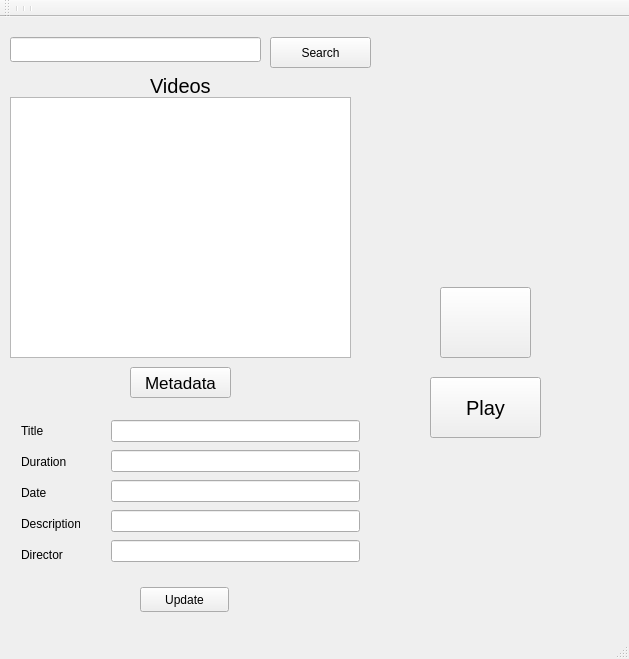
<?xml version="1.0" encoding="UTF-8"?>
<ui version="4.0">
 <class>MainWindow</class>
 <widget class="QMainWindow" name="MainWindow">
  <property name="geometry">
   <rect>
    <x>0</x>
    <y>0</y>
    <width>629</width>
    <height>659</height>
   </rect>
  </property>
  <property name="windowTitle">
   <string>MainWindow</string>
  </property>
  <widget class="QWidget" name="centralWidget">
   <widget class="QPushButton" name="upload">
    <property name="geometry">
     <rect>
      <x>440</x>
      <y>270</y>
      <width>91</width>
      <height>71</height>
     </rect>
    </property>
    <property name="text">
     <string/>
    </property>
    <property name="icon">
     <iconset resource="resources.qrc">
      <normaloff>:/images/icons/upload.png</normaloff>:/images/icons/upload.png</iconset>
    </property>
    <property name="iconSize">
     <size>
      <width>60</width>
      <height>60</height>
     </size>
    </property>
   </widget>
   <widget class="QPushButton" name="pushButton_2">
    <property name="geometry">
     <rect>
      <x>270</x>
      <y>20</y>
      <width>101</width>
      <height>31</height>
     </rect>
    </property>
    <property name="text">
     <string>Search</string>
    </property>
    <property name="icon">
     <iconset resource="resources.qrc">
      <normaloff>:/images/icons/search.png</normaloff>:/images/icons/search.png</iconset>
    </property>
   </widget>
   <widget class="QLabel" name="label">
    <property name="geometry">
     <rect>
      <x>360</x>
      <y>50</y>
      <width>251</width>
      <height>161</height>
     </rect>
    </property>
    <property name="text">
     <string/>
    </property>
    <property name="pixmap">
     <pixmap resource="resources.qrc">:/KDM/icons/KDM.png</pixmap>
    </property>
    <property name="scaledContents">
     <bool>true</bool>
    </property>
   </widget>
   <widget class="QPushButton" name="pushButton_3">
    <property name="geometry">
     <rect>
      <x>430</x>
      <y>360</y>
      <width>111</width>
      <height>61</height>
     </rect>
    </property>
    <property name="font">
     <font>
      <pointsize>15</pointsize>
     </font>
    </property>
    <property name="text">
     <string>Play</string>
    </property>
    <property name="icon">
     <iconset resource="resources.qrc">
      <normaloff>:/images/icons/play.png</normaloff>:/images/icons/play.png</iconset>
    </property>
    <property name="iconSize">
     <size>
      <width>40</width>
      <height>40</height>
     </size>
    </property>
   </widget>
   <widget class="QLineEdit" name="lineEdit">
    <property name="geometry">
     <rect>
      <x>10</x>
      <y>20</y>
      <width>251</width>
      <height>25</height>
     </rect>
    </property>
   </widget>
   <widget class="QListWidget" name="listWidget">
    <property name="geometry">
     <rect>
      <x>10</x>
      <y>80</y>
      <width>341</width>
      <height>261</height>
     </rect>
    </property>
   </widget>
   <widget class="QPushButton" name="pushButton">
    <property name="geometry">
     <rect>
      <x>140</x>
      <y>570</y>
      <width>89</width>
      <height>25</height>
     </rect>
    </property>
    <property name="text">
     <string>Update</string>
    </property>
    <property name="icon">
     <iconset resource="resources.qrc">
      <normaloff>:/images/icons/update.png</normaloff>:/images/icons/update.png</iconset>
    </property>
    <property name="iconSize">
     <size>
      <width>20</width>
      <height>20</height>
     </size>
    </property>
   </widget>
   <widget class="QLabel" name="label_3">
    <property name="geometry">
     <rect>
      <x>150</x>
      <y>60</y>
      <width>67</width>
      <height>17</height>
     </rect>
    </property>
    <property name="font">
     <font>
      <family>Ubuntu</family>
      <pointsize>15</pointsize>
     </font>
    </property>
    <property name="text">
     <string>Videos</string>
    </property>
   </widget>
   <widget class="QPushButton" name="pushButton_4">
    <property name="geometry">
     <rect>
      <x>130</x>
      <y>350</y>
      <width>101</width>
      <height>31</height>
     </rect>
    </property>
    <property name="font">
     <font>
      <pointsize>13</pointsize>
     </font>
    </property>
    <property name="text">
     <string>Metadata</string>
    </property>
    <property name="icon">
     <iconset resource="resources.qrc">
      <normaloff>:/images/icons/metadata.png</normaloff>:/images/icons/metadata.png</iconset>
    </property>
    <property name="iconSize">
     <size>
      <width>20</width>
      <height>20</height>
     </size>
    </property>
   </widget>
   <widget class="QWidget" name="layoutWidget">
    <property name="geometry">
     <rect>
      <x>10</x>
      <y>390</y>
      <width>81</width>
      <height>171</height>
     </rect>
    </property>
    <layout class="QVBoxLayout" name="verticalLayout">
     <item>
      <widget class="QLabel" name="label_4">
       <property name="text">
        <string>Title</string>
       </property>
      </widget>
     </item>
     <item>
      <widget class="QLabel" name="label_5">
       <property name="text">
        <string>Duration</string>
       </property>
      </widget>
     </item>
     <item>
      <widget class="QLabel" name="label_7">
       <property name="text">
        <string>Date</string>
       </property>
      </widget>
     </item>
     <item>
      <widget class="QLabel" name="label_8">
       <property name="text">
        <string>Description</string>
       </property>
      </widget>
     </item>
     <item>
      <widget class="QLabel" name="label_6">
       <property name="text">
        <string>Director</string>
       </property>
      </widget>
     </item>
    </layout>
   </widget>
   <widget class="QWidget" name="layoutWidget">
    <property name="geometry">
     <rect>
      <x>100</x>
      <y>390</y>
      <width>271</width>
      <height>171</height>
     </rect>
    </property>
    <layout class="QVBoxLayout" name="verticalLayout_2">
     <item>
      <widget class="QLineEdit" name="title"/>
     </item>
     <item>
      <widget class="QLineEdit" name="duration"/>
     </item>
     <item>
      <widget class="QLineEdit" name="date"/>
     </item>
     <item>
      <widget class="QLineEdit" name="description"/>
     </item>
     <item>
      <widget class="QLineEdit" name="director"/>
     </item>
    </layout>
   </widget>
  </widget>
  <widget class="QMenuBar" name="menuBar">
   <property name="geometry">
    <rect>
     <x>0</x>
     <y>0</y>
     <width>629</width>
     <height>22</height>
    </rect>
   </property>
  </widget>
  <widget class="QToolBar" name="mainToolBar">
   <attribute name="toolBarArea">
    <enum>TopToolBarArea</enum>
   </attribute>
   <attribute name="toolBarBreak">
    <bool>false</bool>
   </attribute>
   <addaction name="separator"/>
   <addaction name="separator"/>
   <addaction name="separator"/>
  </widget>
  <widget class="QStatusBar" name="statusBar"/>
 </widget>
 <layoutdefault spacing="6" margin="11"/>
 <resources>
  <include location="resources.qrc"/>
 </resources>
 <connections/>
</ui>
